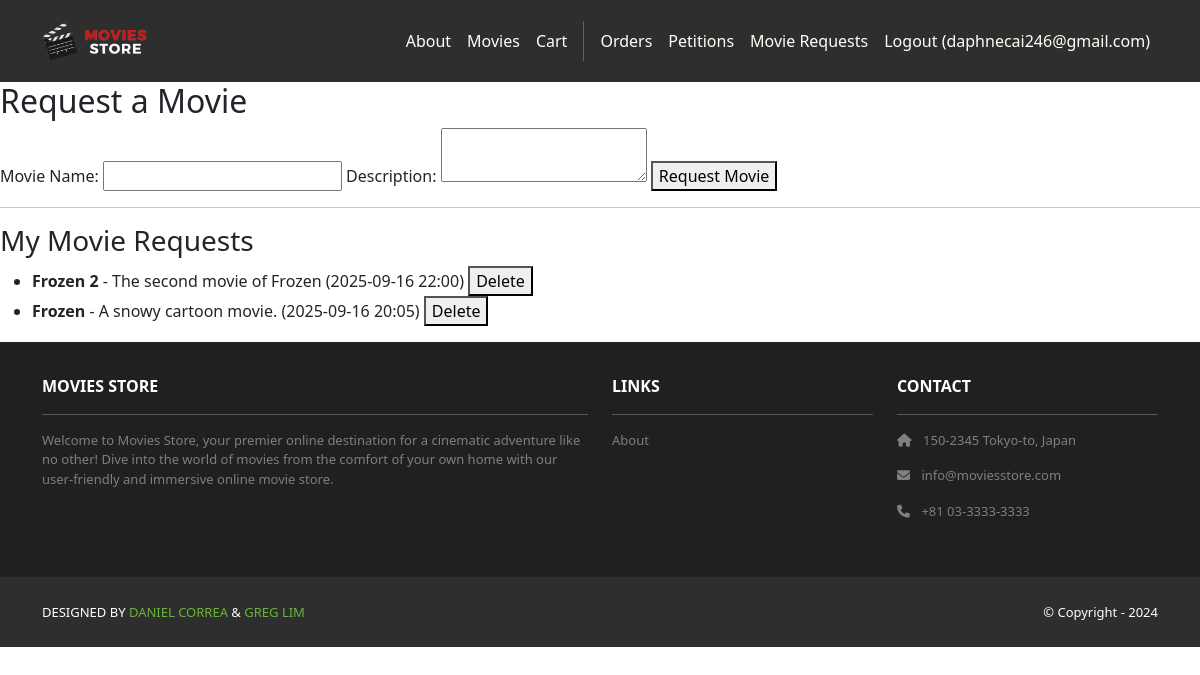
The app's page /movies/movie-requests/ (signed in) with its own data.
### movies/models.py (models this page shows, shortened)
class MovieRequest(models.Model):
    user = models.ForeignKey(User, on_delete=models.CASCADE, related_name="movie_requests")
    movie_name = models.CharField(max_length=255)
    description = models.TextField()
    date_requested = models.DateTimeField(auto_now_add=True)

### movies/views.py (the view, shortened to what this page needs)
# urls.py: path("movie-requests/", views.movie_requests, name="movie_requests"),
@login_required
def movie_requests(request):
    user_requests = MovieRequest.objects.filter(user=request.user).order_by("-date_requested")
    return render(request, "movies/movie_requests.html", {"requests": user_requests})

### movies/templates/movies/movie_requests.html (shortened to what this page needs)
{% extends "base.html" %}
{% load static %}
{% block content %}
<h2>Request a Movie</h2>
<form method="POST">
    <label for="movie_name">Movie Name:</label>
    <input type="text" name="movie_name" id="movie_name" required>
    <label for="description">Description:</label>
    <textarea name="description" id="description" required></textarea>
    <button type="submit">Request Movie</button>
</form>
<hr>
<h3>My Movie Requests</h3>
{% if requests %}
    <ul>
        {% for req in requests %}
            <li>
                <strong>{{ req.movie_name }}</strong> - {{ req.description }} ({{ req.date_requested|date:"Y-m-d H:i" }})
                <form method="POST" action="{% url 'delete_movie_request' req.id %}" style="display:inline;">
                    <button type="submit">Delete</button>
                </form>
            </li>
        {% endfor %}
    </ul>
{% else %}
    <p>You have not requested any movies yet.</p>
{% endif %}
{% endblock %}

### moviesstore/templates/base.html (shortened to what this page needs)
<!DOCTYPE html>
<html>
  {% load static %}
  <head>
    <link href="https://cdn.jsdelivr.net/npm/bootstrap@5.3.3/dist/css/bootstrap.min.css" rel="stylesheet">
    <link rel="stylesheet" href="https://cdnjs.cloudflare.com/ajax/libs/font-awesome/6.1.1/css/all.min.css">
    <link rel="stylesheet" type="text/css" href="{% static 'css/style.css' %}">
  </head>
  <body>
    <nav class="p-3 navbar navbar-dark bg-dark navbar-expand-lg">
      <div class="container">
        <a class="navbar-brand" href="{% url 'home.index' %}">
          <img src="{% static 'img/logo.png' %}" alt="logo" height="40" />
        </a>
        <div class="collapse navbar-collapse" id="navbarNavAltMarkup">
          <div class="navbar-nav ms-auto navbar-ml">
            <a class="nav-link" href="{% url 'home.about' %}">About</a>
            <a class="nav-link" href="{% url 'movies.index' %}">Movies</a>
            <a class="nav-link" href="{% url 'cart.index' %}">Cart</a>
            {% if user.is_authenticated %}
            <a class="nav-link" href="{% url 'accounts.orders' %}">Orders</a>
            <a class="nav-link" href="{% url 'petitions:list' %}">Petitions</a>
            <a class="nav-link" href="{% url 'movie_requests' %}">Movie Requests</a>
            <a class="nav-link" href="{% url 'accounts.logout' %}">Logout ({{ user.username }})</a>
            {% else %}
            <a class="nav-link" href="{% url 'accounts.login' %}">Login</a>
            <a class="nav-link" href="{% url 'accounts.signup' %}">Sign Up</a>
            {% endif %}
          </div>
        </div>
      </div>
    </nav>
    <div>
      {% block content %}
      {% endblock content %}
    </div>
    <section class="p-3 ms-footer d-none d-md-block">
      <div class="container">
        <div class="row mt-3 text-white">
          <div class="col-md-6 col-lg-6 col-xl-6 mx-auto mb-4">
            <b>MOVIES STORE</b>
            <hr />
            <p>Welcome to Movies Store, your premier online destination for a cinematic
              adventure like no other! Dive into the world of movies from the comfort of your own home with our user-friendly
              and immersive online movie store.</p>
          </div>
          <div class="col-md-3 col-lg-3 col-xl-3 mx-auto mb-4">
            <b>LINKS</b>
            <hr />
            <p><a class="nav-link" href="{% url 'home.about' %}">About</a></p>
          </div>
          <div class="col-md-3 col-lg-3 col-xl-3 mx-auto mb-4">
            <b>CONTACT</b>
            <hr />
            <p><i class="fas fa-home me-2"></i> 150-2345 Tokyo-to, Japan</p>
            <p><i class="fas fa-envelope me-2"></i> info@moviesstore.com</p>
            <p><i class="fas fa-phone me-2"></i> +81 03-3333-3333</p>
          </div>
        </div>
      </div>
    </section>
    <section class="p-3 ms-footer-bottom bg-dark">
      <div class="container d-flex justify-content-between">
        <div class="me-5 text-white">
          <span>DESIGNED BY <a href="https://www.x.com/danielgarax" target="_blank">DANIEL CORREA</a> &
            <a href="https://www.x.com/greglim81" target="_blank">GREG LIM</a>
          </span>
        </div>
        <div class="text-white">
          <span>© Copyright - 2024</span>
        </div>
      </div>
    </section>
  </body>
</html>

### moviesstore/static/css/style.css (style rules this page uses)
.navbar a.nav-link { color: #FFFEF6 !important; }
.bg-dark { background-color: #2E2E2E !important; }
.ms-footer { background-color: #202020; }
.ms-footer p { color: #7F7F7F; font-size: 13px; }
.ms-footer-bottom span { font-size: 13px; line-height: 38px; }
.ms-footer-bottom a { color: #6ab43e; text-decoration: none; }

### records on screen
MovieRequest: movie_name "Frozen 2", description "The second movie of Frozen", date_requested "2025-09-16 22:00"
MovieRequest: movie_name "Frozen", description "A snowy cartoon movie.", date_requested "2025-09-16 20:05"

### other values on screen
{{ user.username }} "daphnecai246@gmail.com"
